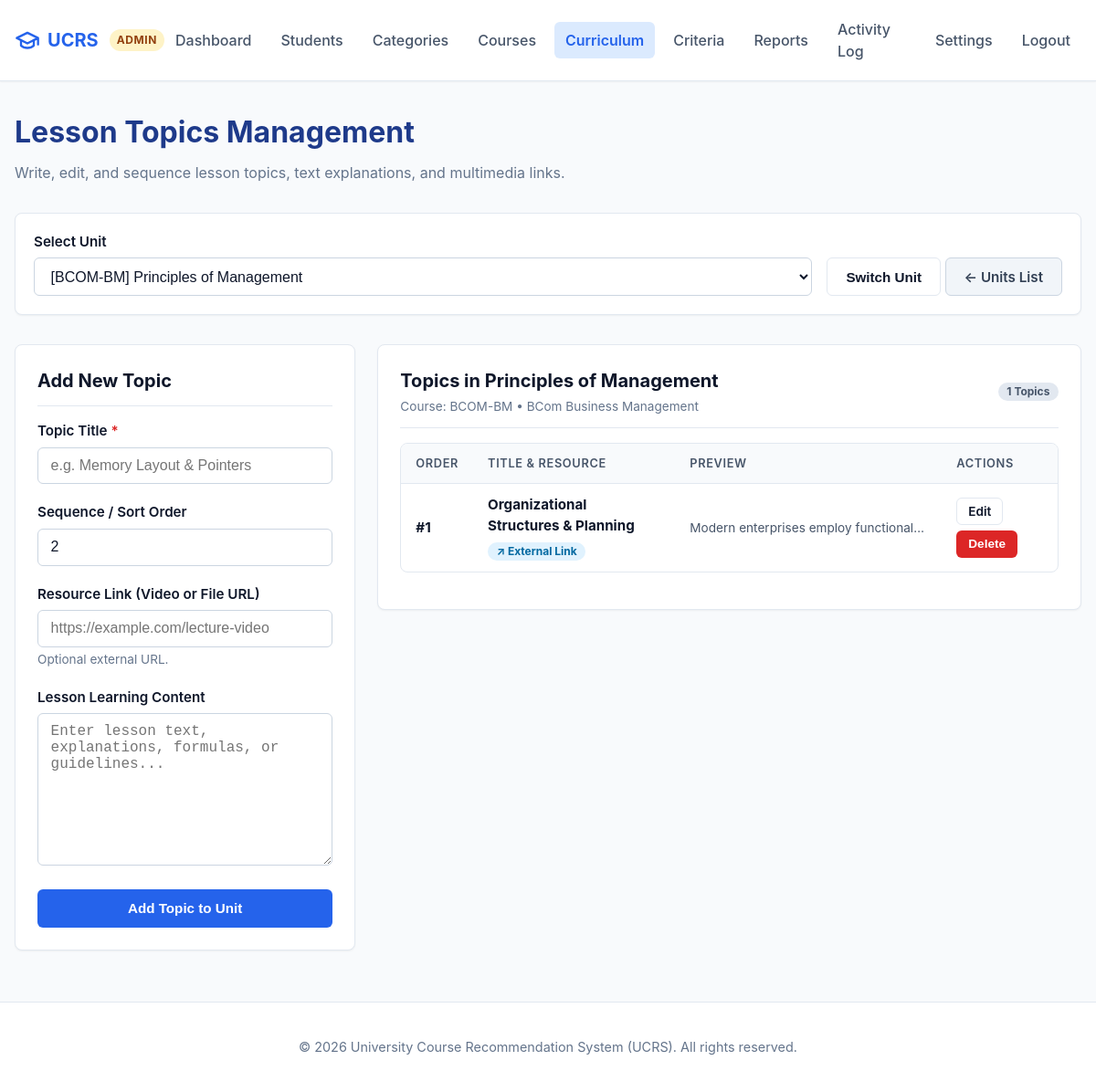
The page /admin/topics.php (signed in) on the database its author committed.
### tables this page shows
CREATE TABLE IF NOT EXISTS units (
    id INT AUTO_INCREMENT PRIMARY KEY,
    course_id INT NOT NULL,
    title VARCHAR(150) NOT NULL,
    description TEXT,
    sort_order INT NOT NULL DEFAULT 1,
    FOREIGN KEY (course_id) REFERENCES courses(id) ON DELETE CASCADE
);

CREATE TABLE IF NOT EXISTS courses (
    id INT AUTO_INCREMENT PRIMARY KEY,
    category_id INT NOT NULL,
    code VARCHAR(20) NOT NULL UNIQUE,
    name VARCHAR(150) NOT NULL,
    description TEXT,
    level VARCHAR(50),
    duration VARCHAR(50),
    is_active TINYINT(1) NOT NULL DEFAULT 1,
    FOREIGN KEY (category_id) REFERENCES categories(id) ON DELETE RESTRICT
);

CREATE TABLE IF NOT EXISTS topics (
    id INT AUTO_INCREMENT PRIMARY KEY,
    unit_id INT NOT NULL,
    title VARCHAR(150) NOT NULL,
    content TEXT,
    resource_url VARCHAR(255) NULL,
    sort_order INT NOT NULL DEFAULT 1,
    FOREIGN KEY (unit_id) REFERENCES units(id) ON DELETE CASCADE
);

### includes/config.php (called while the page is built, shortened)
<?php
function app_url(string $path = ''): string {
    static $base = null;
    if ($base === null) {
        $docRoot = isset($_SERVER['DOCUMENT_ROOT']) ? str_replace('\\', '/', realpath($_SERVER['DOCUMENT_ROOT'])) : '';
        $appRoot = str_replace('\\', '/', realpath(APP_ROOT));
        if ($docRoot && str_starts_with($appRoot, $docRoot)) {
            $base = substr($appRoot, strlen($docRoot));
        } else {
            $script = str_replace('\\', '/', $_SERVER['SCRIPT_NAME'] ?? '');
            $parts = explode('/', trim($script, '/'));
            $base = !empty($parts) && $parts[0] !== 'index.php' ? '/' . $parts[0] : '';
        }
        $base = rtrim($base, '/');
    }
    $path = ltrim($path, '/');
    return ($base ? $base : '') . ($path !== '' ? '/' . $path : '');
}
function e(?string $value): string {
    return htmlspecialchars($value ?? '', ENT_QUOTES, 'UTF-8');
}

### admin/topics.php (the view, shortened to what this page needs)
<?php
require_once __DIR__ . '/../includes/config.php';
$pdo = get_db();
$units = $pdo->query("
    SELECT u.id, u.title, c.code AS course_code, c.name AS course_name, c.id AS course_id
    FROM units u
    JOIN courses c ON u.course_id = c.id
    ORDER BY c.code ASC, u.sort_order ASC
")->fetchAll();
$selectedUnitId = isset($_GET['unit']) ? (int)$_GET['unit'] : ($units[0]['id'] ?? 0);
$editTopic = null;
$errors = [];
$stmtUnitInfo = $pdo->prepare("
    SELECT u.*, c.name AS course_name, c.code AS course_code, c.id AS course_id
    FROM units u
    JOIN courses c ON u.course_id = c.id
    WHERE u.id = ?
");
$stmtUnitInfo->execute([$selectedUnitId]);
$currentUnit = $stmtUnitInfo->fetch();
$stmtTopics = $pdo->prepare("
    SELECT * FROM topics
    WHERE unit_id = ?
    ORDER BY sort_order ASC, id ASC
");
$stmtTopics->execute([$selectedUnitId]);
$topics = $stmtTopics->fetchAll();
require_once __DIR__ . '/../includes/header.php';
?>
<div style="margin-bottom: 2rem;">
    <h1 style="font-size: 2rem; margin: 0 0 0.5rem; color: #1e3a8a;">Lesson Topics Management</h1>
    <p style="color: var(--text-muted); margin: 0;">
        Write, edit, and sequence lesson topics, text explanations, and multimedia links.
    </p>
</div>
<div class="card" style="padding: 1.25rem; margin-bottom: 2rem;">
    <form method="GET" action="<?= e(app_url('admin/topics.php')) ?>" style="display: flex; gap: 1rem; align-items: flex-end; flex-wrap: wrap;">
        <div style="flex: 1; min-width: 280px;">
            <label for="unit_select" class="form-label">Select Unit</label>
            <select id="unit_select" name="unit" class="form-control" onchange="this.form.submit()">
                <?php foreach ($units as $u): ?>
                    <option value="<?= (int)$u['id'] ?>" <?= $selectedUnitId === (int)$u['id'] ? 'selected' : '' ?>>
                        [<?= e($u['course_code']) ?>] <?= e($u['title']) ?>
                    </option>
                <?php endforeach; ?>
            </select>
        </div>
        <div>
            <button type="submit" class="btn btn-outline">Switch Unit</button>
            <?php if ($currentUnit): ?>
                <a href="<?= e(app_url('admin/units.php?course=' . $currentUnit['course_id'])) ?>" class="btn btn-secondary">
                    &larr; Units List
                </a>
            <?php endif; ?>
        </div>
    </form>
</div>
<div class="grid-3" style="align-items: flex-start;">
    <div class="card" style="grid-column: span 1;">
        <div class="card-header">
            <h2 class="card-title"><?= $editTopic ? 'Edit Topic' : 'Add New Topic' ?></h2>
        </div>
        <form method="POST" action="<?= e(app_url('admin/topics.php?unit=' . $selectedUnitId)) ?>">
            <div class="form-group">
                <label for="title" class="form-label">Topic Title <span style="color: var(--danger);">*</span></label>
                <input type="text" id="title" name="title" class="form-control <?= isset($errors['title']) ? 'is-invalid' : '' ?>" value="<?= e($editTopic['title'] ?? '') ?>" placeholder="e.g. Memory Layout & Pointers" required>
            </div>
            <div class="form-group">
                <label for="sort_order" class="form-label">Sequence / Sort Order</label>
                <input type="number" id="sort_order" name="sort_order" class="form-control" value="<?= (int)($editTopic['sort_order'] ?? (count($topics) + 1)) ?>" min="1" required>
            </div>
            <div class="form-group">
                <label for="resource_url" class="form-label">Resource Link (Video or File URL)</label>
                <input type="url" id="resource_url" name="resource_url" class="form-control" value="<?= e($editTopic['resource_url'] ?? '') ?>" placeholder="https://example.com/lecture-video">
                <span class="form-hint">Optional external URL.</span>
            </div>
            <div class="form-group">
                <label for="content" class="form-label">Lesson Learning Content</label>
                <textarea id="content" name="content" class="form-control" rows="8" placeholder="Enter lesson text, explanations, formulas, or guidelines..."><?= e($editTopic['content'] ?? '') ?></textarea>
            </div>
            <button type="submit" class="btn btn-primary" style="width: 100%;">
                <?= $editTopic ? 'Update Topic' : 'Add Topic to Unit' ?>
            </button>
        </form>
    </div>
    <div class="card" style="grid-column: span 2;">
        <div class="card-header">
            <div>
                <h2 class="card-title">Topics in <?= e($currentUnit['title'] ?? 'Selected Unit') ?></h2>
                <div style="font-size: 0.85rem; color: var(--text-muted); margin-top: 0.2rem;">
                    Course: <?= e($currentUnit['course_code'] ?? '') ?> &bull; <?= e($currentUnit['course_name'] ?? '') ?>
                </div>
            </div>
            <span class="badge badge-secondary"><?= count($topics) ?> Topics</span>
        </div>
        <?php if (empty($topics)): ?>
            <p style="color: var(--text-muted); text-align: center; padding: 2rem 0;">No topics added to this unit yet.</p>
        <?php else: ?>
            <div class="table-responsive">
                <table class="data-table">
                    <thead>
                        <tr>
                            <th>Order</th>
                            <th>Title &amp; Resource</th>
                            <th>Preview</th>
                            <th>Actions</th>
                        </tr>
                    </thead>
                    <tbody>
                        <?php foreach ($topics as $t): ?>
                            <tr>
                                <td><strong>#<?= (int)$t['sort_order'] ?></strong></td>
                                <td>
                                    <strong><?= e($t['title']) ?></strong>
                                    <?php if (!empty($t['resource_url'])): ?>
                                        <div style="margin-top: 0.25rem;">
                                            <a href="<?= e($t['resource_url']) ?>" target="_blank" class="badge badge-info" style="font-size: 0.75rem; text-decoration: none;">
                                                &nearr; External Link
                                            </a>
                                        </div>
                                    <?php endif; ?>
                                </td>
                                <td>
                                    <div style="max-width: 260px; font-size: 0.85rem; color: var(--secondary); overflow: hidden; text-overflow: ellipsis; white-space: nowrap;">
                                        <?= e($t['content']) ?>
                                    </div>
                                </td>
                                <td>
                                    <div style="display: flex; gap: 0.35rem; flex-wrap: wrap;">
                                        <a href="<?= e(app_url('admin/topics.php?unit=' . $selectedUnitId . '&edit=' . $t['id'])) ?>" class="btn btn-outline btn-sm">
                                            Edit
                                        </a>
                                        <form method="POST" action="<?= e(app_url('admin/topics.php?unit=' . $selectedUnitId)) ?>" style="margin: 0;" onsubmit="return confirm('Delete this lesson topic?');">
                                            <button type="submit" class="btn btn-danger btn-sm">
                                                Delete
                                            </button>
                                        </form>
                                    </div>
                                </td>
                            </tr>
                        <?php endforeach; ?>
                    </tbody>
                </table>
            </div>
        <?php endif; ?>
    </div>
</div>
<?php require_once __DIR__ . '/../includes/footer.php'; ?>

### assets/css/style.css (style rules this page uses)
:root { --primary: #2563eb; --primary-hover: #1d4ed8; --primary-light: #eff6ff; --secondary: #475569; --secondary-hover: #334155; --success: #16a34a; --success-bg: #f0fdf4; --success-border: #bbf7d0; --danger: #dc2626; --danger-bg: #fef2f2; --danger-border: #fecaca; --warning: #d97706; --warning-bg: #fffbeb; --warning-border: #fde68a; --info: #0284c7; --info-bg: #f0f9ff; --info-border: #bae6fd; --text-main: #0f172a; --text-muted: #64748b; --bg-page: #f8fafc; --bg-card: #ffffff; --border-color: #e2e8f0; --border-radius: 8px; --shadow-sm: 0 1px 2px 0 rgba(0, 0, 0, 0.05); --shadow-md: 0 4px 6px -1px rgba(0, 0, 0, 0.1), 0 2px 4px -2px rgba(0, 0, 0, 0.1); --shadow-lg: 0 10px 15px -3px rgba(0, 0, 0, 0.1), 0 4px 6px -4px rgba(0, 0, 0, 0.1); --transition: all 0.2s ease-in-out; }
*, *::before, *::after { box-sizing: border-box; }
body { margin: 0; font-family: -apple-system, BlinkMacSystemFont, "Segoe UI", Roboto, "Helvetica Neue", Arial, sans-serif; font-size: 16px; line-height: 1.5; color: var(--text-main); background-color: var(--bg-page); display: flex; flex-direction: column; min-height: 100vh; }
a { color: var(--primary); text-decoration: none; transition: var(--transition); }
.card { background: var(--bg-card); border: 1px solid var(--border-color); border-radius: var(--border-radius); padding: 1.5rem; box-shadow: var(--shadow-sm); margin-bottom: 1.5rem; }
.card-header { border-bottom: 1px solid var(--border-color); padding-bottom: 0.75rem; margin-bottom: 1rem; display: flex; justify-content: space-between; align-items: center; flex-wrap: wrap; gap: 0.5rem; }
.card-title { margin: 0; font-size: 1.25rem; font-weight: 700; color: var(--text-main); }
.grid-3 { display: grid; grid-template-columns: repeat(3, 1fr); gap: 1.5rem; }
.btn { display: inline-flex; align-items: center; justify-content: center; gap: 0.5rem; padding: 0.65rem 1.25rem; font-size: 0.95rem; font-weight: 600; border-radius: 6px; border: 1px solid transparent; cursor: pointer; transition: var(--transition); text-decoration: none; line-height: 1.25; }
.btn-primary { background-color: var(--primary); color: #ffffff; }
.btn-secondary { background-color: #f1f5f9; color: var(--secondary-hover); border-color: #cbd5e1; }
.btn-danger { background-color: var(--danger); color: #ffffff; }
.btn-outline { background-color: transparent; border-color: var(--border-color); color: var(--text-main); }
.btn-sm { padding: 0.35rem 0.75rem; font-size: 0.85rem; }
.form-group { margin-bottom: 1.25rem; }
.form-label { display: block; margin-bottom: 0.35rem; font-weight: 600; font-size: 0.95rem; color: var(--text-main); }
.form-control { width: 100%; padding: 0.65rem 0.85rem; font-size: 1rem; border: 1px solid #cbd5e1; border-radius: 6px; background-color: #ffffff; color: var(--text-main); transition: var(--transition); }
.form-hint { font-size: 0.85rem; color: var(--text-muted); margin-top: 0.25rem; }
.badge { display: inline-block; padding: 0.25rem 0.6rem; font-size: 0.75rem; font-weight: 700; line-height: 1; border-radius: 9999px; text-align: center; }
.badge-info { background-color: #e0f2fe; color: #0369a1; }
.badge-secondary { background-color: #e2e8f0; color: #475569; }
.table-responsive { width: 100%; overflow-x: auto; -webkit-overflow-scrolling: touch; margin-bottom: 1rem; border: 1px solid var(--border-color); border-radius: var(--border-radius); }
.data-table { width: 100%; border-collapse: collapse; text-align: left; font-size: 0.95rem; }
.data-table th, .data-table td { padding: 0.75rem 1rem; border-bottom: 1px solid var(--border-color); }
.data-table th { background-color: #f8fafc; font-weight: 600; color: var(--secondary); text-transform: uppercase; font-size: 0.8rem; letter-spacing: 0.05em; }
.data-table tbody tr:last-child td { border-bottom: none; }

### rows shown on the page
units: title "Principles of Management", course.code "BCOM-BM", course.name "BCom Business Management"
topics: sort_order "1", title "Organizational Structures & Planning", content "Modern enterprises employ functional…"

### other values the page prints
$userRole "ADMIN"
count($topics) "1"
